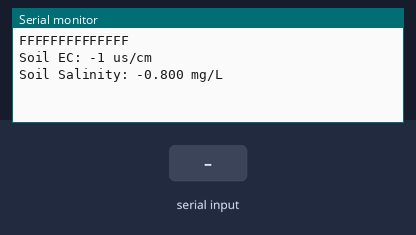
This sketch was run on a simulated Arduino Uno, built with avr-gcc and run on an emulated ATmega328P. On the bench: the last lines printed to the serial monitor. Inputs (shaded band) come from the test bench.

Above: at 1.2 s.
1.3 s: "1" received over the second serial link
At 3.5 s:
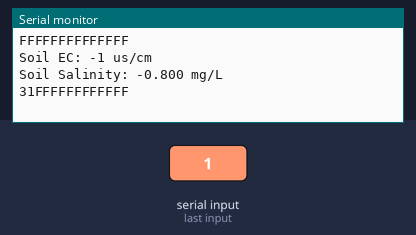
4.5 s: "0" received over the second serial link
At 6.6 s:
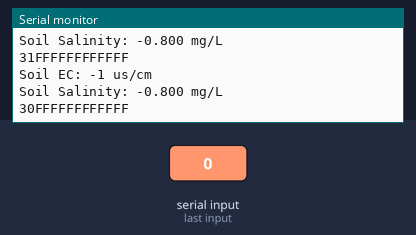
7.3 s: "2" received over the second serial link
At 9.6 s:
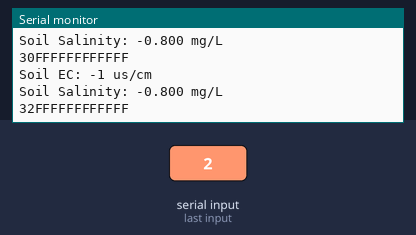

The sketch:

EC_Sensing_Test_Code.ino
```cpp
/*
  Author: Michelle Frolio
  Description: This code if for testing the EC and Salinity Sensor
*/

#include <SoftwareSerial.h>

#define RE 6 //was 8
#define DE 2 //was 7
#define RO 12 //was 5 //was 7
#define DI 3 //was 3

const byte ec[] = {0x01, 0x03, 0x00, 0x15, 0x00, 0x01, 0x95, 0xCE};
const byte salinity[] = {0x01, 0x03, 0x00, 0x14, 0x00, 0x01, 0xC4, 0x0E};
byte values[8];

SoftwareSerial mod(RO, DI); // was 2,3 , was RO, DI


void setup()
{
  Serial.begin(9600);
  mod.begin(9600);
  pinMode(RE, OUTPUT);
  pinMode(DE, OUTPUT);

}

void loop()
{
/**************Soil EC Reading*******************/
  int soil_ec = soil_EC_Reading ();
  delay(1000);

  Serial.print("Soil EC: ");
  Serial.print(soil_ec);
  Serial.println(" us/cm");

  float soil_salinity = soil_Salinity_Conversion(soil_ec);

  Serial.print("Soil Salinity: ");
  Serial.print(soil_salinity, 3);
  //Serial.print(soil_salinity);
  Serial.println(" mg/L");

  delay(2000);
}

/*
 * Function:  modeActivation
 * Description: calls the appropriate functions for the different mode or parts of the project
 * Inputs:
 * Returns:
 */
int soil_EC_Reading (){
  int soil_ec;

  digitalWrite(DE, HIGH);
  digitalWrite(RE, HIGH);
  delay(10);

  if (mod.write(ec, sizeof(ec)) == 8)
  {
    digitalWrite(DE, LOW);
    digitalWrite(RE, LOW);
    for (byte i = 0; i < 7; i++)
    {
      values[i] = mod.read();
      Serial.print(values[i], HEX);
    }
    Serial.println();
  }
  return soil_ec = int(values[3]<<8|values[4]);
}

float soil_Salinity_Conversion(int soil_ec){
//  TDS (mg/L or ppm) = EC (dS/m) x 800 (EC > 5 dS/m)
//  1 dS/m, = 1000 µS/cm
//  TDS (mg/L or ppm) = EC (uS/cm)/1000 x 800 (EC > 5 dS/m)
//  TDS (mg/L or ppm) = EC (uS/cm) x 0.8 (EC > 0.005 uS/cm)
// https://ucanr.edu/sites/Salinity/Salinity_Management/Salinity_Basics/Salinity_measurement_and_unit_conversions/

  float soil_salinity = soil_ec * 0.8;
  return soil_salinity;
}
```

Measured:
- after the input at 1.3 s, the serial monitor: prints a new line after 1.7 s (image 1)
- after the input at 4.5 s, the serial monitor: prints a new line after 1.6 s (image 2)
- after the input at 7.3 s, the serial monitor: prints a new line after 1.8 s (image 3)
